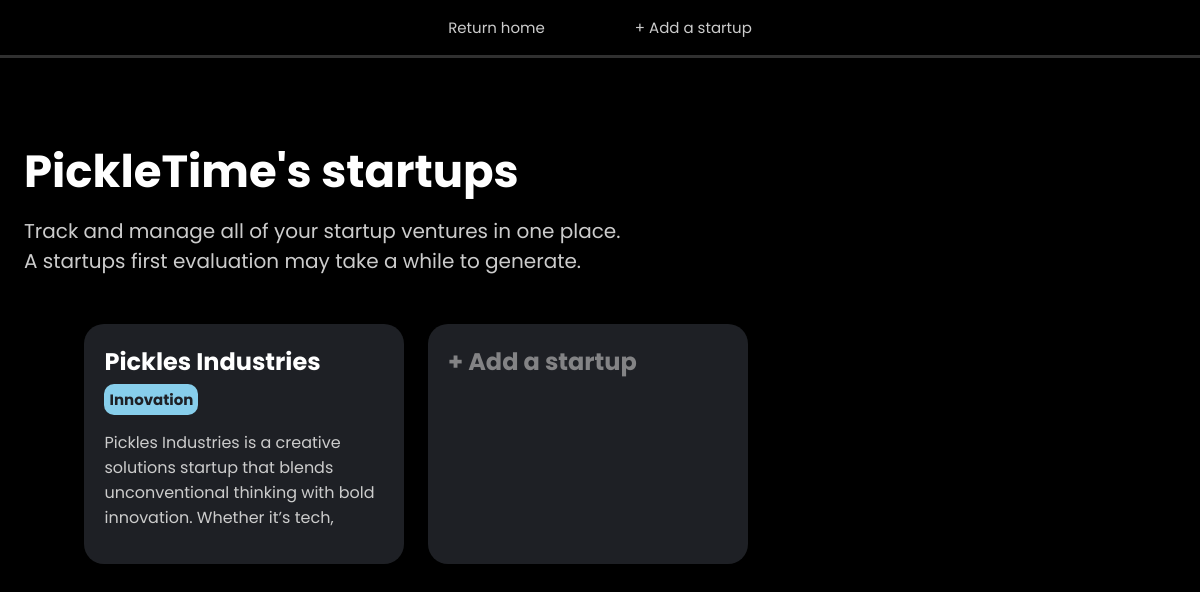
The page /workspace/dashboard/ (signed in) on the database its author committed.
### workspace/models.py (models this page shows, shortened)
class StartupIdea(models.Model):
    user = models.ForeignKey(User, on_delete=models.CASCADE)  # Stores user ID, not username. Works if user changes username.
    startup_name = models.CharField(max_length=200)
    description = models.TextField()
    tags = models.TextField(default='General') # A single word that describes the startup idea, e.g. "technology", "food", "engineering", etc.

### workspace/views.py (the view)
# urls.py: path('dashboard/', views.dashboard, name='dashboard'),
@login_required
def dashboard(request):
    startups = StartupIdea.objects.filter(user=request.user)
    context = {'startups': startups}
    return render(request, 'workspace/dashboard.html', context)

### workspace/templates/workspace/dashboard.html
{% extends 'base.html' %}
{% block head %}
    {% load static %}
    <link rel="stylesheet" href="{% static 'workspace/css/dash_style.css' %}">
{% endblock %}
{% block content %}
    <div class="navbar">
        {% if user.is_authenticated %}
            <a href="{% url 'home:index' %}"> Return home </a>
            <a href="{% url 'workspace:add_startup' %}"> + Add a startup </a>
        {% endif %}
    </div>
    <div class="container">
        <div class="heading">
            <h1> {{ request.user.username }}'s startups </h1>
            <p> Track and manage all of your startup ventures in one place. <br> A startups first evaluation may take a while to generate.</p>
        </div>
        <div class="widgets-container">
            {% if startups %}
                {% for startup in startups %}
                    <a href="{% url 'workspace:startup_evaluation' startup.id %}" style="text-decoration:none;">
                        <div class="startup-widget">
                            <div class="startup-widget-contents">
                                <h2 style="color:white;"> {{ startup.startup_name }} <span> {{ startup.tags }} </span> </h2>
                                <p style="color:#cccccc;"> {{ startup.description }} </p>
                            </div>
                        </div>
                    </a>
                {% endfor %}
            {% endif %}
            <a href="{% url 'workspace:add_startup' %}" style="text-decoration:none;">
                <div class="startup-widget">
                    <div class="startup-widget-contents">
                        <h2 style="color:#838385;"> + Add a startup </h2>
                    </div>
                </div>
            </a>
        </div>
    </div>
{% endblock %}

### templates/base.html (shortened to what this page needs)
<!doctype html>
<html lang="en">
<head>
    {% block head %}
    {% endblock %}
</head>
<body>
    {% block content %}
    {% endblock %}
</body>
</html>

### workspace/static/workspace/css/dash_style.css (style rules this page uses)
body { background-color: black; min-height: 100vh; }
.navbar { display: flex; position: fixed; background-color: black; width: 100%; height: 55px; justify-content: center; align-items: center; gap: 5%; top: 0; left: 0; border-bottom: solid #303030; z-index: 1000; }
.navbar a { font-family: Poppins; font-size: 15px; text-decoration: none; color: #cccccc; padding: 8px 15px; border-radius: 10px; transition: all 0.4s ease; transform: scale(1); }
.container { width: 100%; margin-top: 100px; position: absolute; display: flex; left: 0; }
.heading { position: absolute; width: 100%; left: 0; }
.heading h1 { color: white; font-family: Poppins; font-size: 45px; margin-bottom: 10px; margin-left: 2%; }
.heading p { color: #cccccc; font-family: Poppins; font-size: 20px; margin-top: 10px; margin-left: 2%; }
.widgets-container { width: 100%; margin: 18% 2% 2% 0; box-sizing: border-box; display: grid; grid-template-columns: repeat(auto-fill, 320px); justify-content: center; gap: 2%; }
.startup-widget { padding: 20px; height: 200px; background-color: #1e2025; border-radius: 20px; transition: all 0.2s ease; margin-bottom: 5%; }
.startup-widget-contents { color: #cccccc; font-family: Poppins; cursor: pointer; max-height: 95%; overflow-y: auto; }
.startup-widget-contents h2 { margin: 0; }
span { font-size: 15px; color: #1e2025; font-family: Poppins; background-color: skyblue; padding: 5px; border-radius: 10px; }

### rows shown on the page
StartupIdea: startup_name "Pickles Industries", tags "Innovation", description "Pickles Industries is a creative solutions startup that blends unconventional thinking with bold innovation. Whether it’s tech,…"

### other values the page prints
{{ request.user.username }} "PickleTime"
